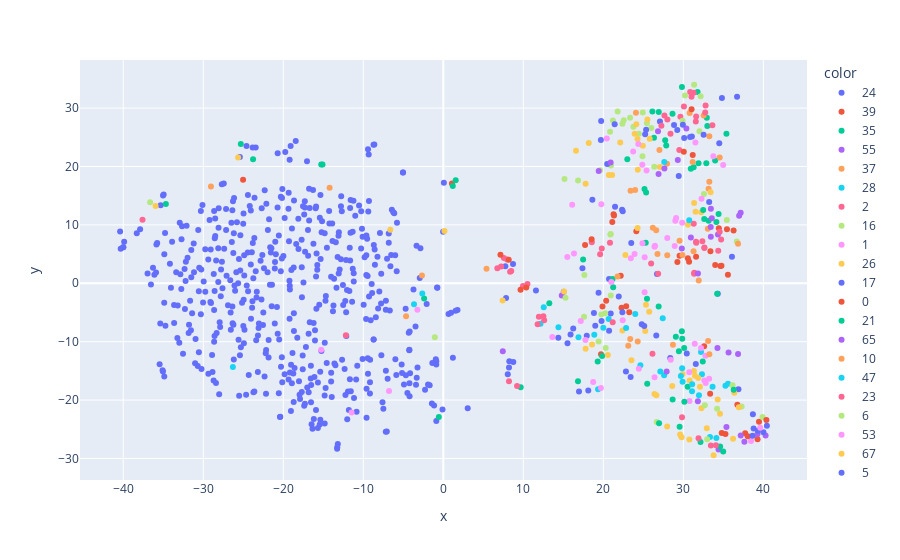

Notebook source saved alongside this figure:
### Code cell
train_pred_sne_figs[1]

### Figure 1 — Plotly figure (JSON) as saved in the notebook; plotly's stock layout.template omitted (floating-point values rounded to 4 significant figures; data arrays with more than 128 entries replaced by an {"elided": "..."} marker saying what was removed)
{"data": [{"hovertemplate": "color=24<br>x=%{x}<br>y=%{y}<extra></extra>", "legendgroup": "24", "marker": {"color": "#636efa", "symbol": "circle"}, "mode": "markers", "name": "24", "orientation": "v", "showlegend": true, "type": "scatter", "x": {"elided": "528 float values"}, "xaxis": "x", "y": {"elided": "528 float values"}, "yaxis": "y"}, {"hovertemplate": "color=39<br>x=%{x}<br>y=%{y}<extra></extra>", "legendgroup": "39", "marker": {"color": "#EF553B", "symbol": "circle"}, "mode": "markers", "name": "39", "orientation": "v", "showlegend": true, "type": "scatter", "x": [35.26, 34.8, 22.85, 33.98, 23.24, 22.28, 20.35, 1.075, 30.72, 35.57, 24.13, 34.64, 34.76, 22.17, 19.9, 30.56, -25.02, 29.25, 29.53, 36.28, 19.71, 31.59, 35.45, 34.44], "xaxis": "x", "y": [-25.8, -25.64, -3.919, 3.113, -4.957, -4.174, -2.982, 17.08, 3.702, 1.472, 8.91, 2.94, 2.996, 1.285, -3.969, 4.263, 17.74, 3.635, 4.721, 9.049, -12.16, 4.553, 9.252, 9.403], "yaxis": "y"}, {"hovertemplate": "color=35<br>x=%{x}<br>y=%{y}<extra></extra>", "legendgroup": "35", "marker": {"color": "#00cc96", "symbol": "circle"}, "mode": "markers", "name": "35", "orientation": "v", "showlegend": true, "type": "scatter", "x": [28.65, 30.93, -23.77, 32.87, 25.14, 25.49, 26.91, 9.674, 29.06, 29.86, 29.81, 25.45, 21.15, -15.26, 25.34, 35.38, 32.93, 33.0, 31.9, 31.29, -34.67, 30.1, -0.5572, -15.1, 29.44, 19.3, 31.78, 16.83, 1.185, 1.551, 26.93, 27.73, 29.83, 19.85, -25.31, -2.395, 26.13], "xaxis": "x", "y": [29.02, 19.62, 21.25, 20.57, 16.16, -17.2, -3.976, -17.81, -9.17, -9.517, -8.227, -2.636, 0.7201, 20.36, 15.53, 25.62, 28.33, 26.95, 20.53, 19.86, 13.58, -11.1, -22.91, 20.35, -11.63, -13.38, 32.77, -16.77, 16.67, 17.65, 29.33, 24.49, 33.6, -12.44, 23.86, -2.616, 29.4], "yaxis": "y"}, {"hovertemplate": "color=55<br>x=%{x}<br>y=%{y}<extra></extra>", "legendgroup": "55", "marker": {"color": "#ab63fa", "symbol": "circle"}, "mode": "markers", "name": "55", "orientation": "v", "showlegend": true, "type": "scatter", "x": [34.4, 35.65, 34.26, 29.31, 30.38, 26.9, 29.81], "xaxis": "x", "y": [-28.45, -11.84, -11.09, 21.12, 26.5, 18.72, 5.936], "yaxis": "y"}, {"hovertemplate": "color=37<br>x=%{x}<br>y=%{y}<extra></extra>", "legendgroup": "37", "marker": {"color": "#FFA15A", "symbol": "circle"}, "mode": "markers", "name": "37", "orientation": "v", "showlegend": true, "type": "scatter", "x": [33.25, 33.25, 23.97, 27.01, 30.79, 21.77, 31.16, 27.96, 32.54], "xaxis": "x", "y": [25.16, 17.4, 15.96, 22.84, 29.18, 1.147, 20.76, 20.48, 28.71], "yaxis": "y"}, {"hovertemplate": "color=28<br>x=%{x}<br>y=%{y}<extra></extra>", "legendgroup": "28", "marker": {"color": "#19d3f3", "symbol": "circle"}, "mode": "markers", "name": "28", "orientation": "v", "showlegend": true, "type": "scatter", "x": [35.26, 35.58, 19.34, 33.65, 32.32, 24.63, 27.12, 32.21, 27.6, 31.95], "xaxis": "x", "y": [-17.54, -17.22, -18.15, -17.71, -15.59, -14.03, -15.1, -11.76, -15.76, -19.16], "yaxis": "y"}, {"hovertemplate": "color=2<br>x=%{x}<br>y=%{y}<extra></extra>", "legendgroup": "2", "marker": {"color": "#FF6692", "symbol": "circle"}, "mode": "markers", "name": "2", "orientation": "v", "showlegend": true, "type": "scatter", "x": [31.56, 31.6, 30.08, 31.02, 32.73, 30.85, 31.29, 20.83, 32.78, 19.8, 7.569, 29.5, 18.56, 7.974], "xaxis": "x", "y": [27.71, 28.55, 30.28, 31.95, 29.27, 32.77, 32.61, 6.954, 30.45, 5.956, 4.341, 22.81, 7.019, 4.061], "yaxis": "y"}, {"hovertemplate": "color=16<br>x=%{x}<br>y=%{y}<extra></extra>", "legendgroup": "16", "marker": {"color": "#B6E880", "symbol": "circle"}, "mode": "markers", "name": "16", "orientation": "v", "showlegend": true, "type": "scatter", "x": [31.34, 30.21, 32.16, 21.79, 15.15, 22.39, 21.2, -36.64, 24.89, 23.34, 22.56, 32.01, 23.76, 24.93, 16.84, 20.84, 24.43, 26.0, 19.59, 20.95, 25.44], "xaxis": "x", "y": [34.0, 32.14, 32.02, 29.41, 17.86, 27.31, 27.88, 13.86, 21.77, 28.33, 27.91, 26.04, 26.78, 29.26, 17.59, 25.95, 25.59, 26.59, 19.33, 20.17, 27.39], "yaxis": "y"}, {"hovertemplate": "color=1<br>x=%{x}<br>y=%{y}<extra></extra>", "legendgroup": "1", "marker": {"color": "#FF97FF", "symbol": "circle"}, "mode": "markers", "name": "1", "orientation": "v", "showlegend": true, "type": "scatter", "x": [31.51, -15.26, 16.33], "xaxis": "x", "y": [24.09, -11.36, 5.087], "yaxis": "y"}, {"hovertemplate": "color=26<br>x=%{x}<br>y=%{y}<extra></extra>", "legendgroup": "26", "marker": {"color": "#FECB52", "symbol": "circle"}, "mode": "markers", "name": "26", "orientation": "v", "showlegend": true, "type": "scatter", "x": [31.32, 26.39, 31.45, 22.39, 26.63, 25.24, 18.59, 31.86, 32.08, 17.79, 28.61, 30.57, 30.78, 29.91, 20.57, 32.93], "xaxis": "x", "y": [-15.04, -18.97, -15.84, -8.107, -19.17, -8.158, -10.48, -16.22, -17.71, -11.21, -17.57, 10.04, -16.64, -15.56, -12.29, -24.82], "yaxis": "y"}, {"hovertemplate": "color=17<br>x=%{x}<br>y=%{y}<extra></extra>", "legendgroup": "17", "marker": {"color": "#636efa", "symbol": "circle"}, "mode": "markers", "name": "17", "orientation": "v", "showlegend": true, "type": "scatter", "x": [21.46, 21.42, 27.08, 19.69, 25.35, 25.23], "xaxis": "x", "y": [13.1, 27.22, 27.69, 24.54, 26.3, 25.53], "yaxis": "y"}, {"hovertemplate": "color=0<br>x=%{x}<br>y=%{y}<extra></extra>", "legendgroup": "0", "marker": {"color": "#EF553B", "symbol": "circle"}, "mode": "markers", "name": "0", "orientation": "v", "showlegend": true, "type": "scatter", "x": [31.03, 31.17, 18.53, 7.141, 30.06, 21.12, 8.175, 17.72, 21.33, 21.28], "xaxis": "x", "y": [29.82, 21.98, 7.55, 4.874, 22.51, 10.5, 4.038, 6.558, 11.61, 11.81], "yaxis": "y"}, {"hovertemplate": "color=21<br>x=%{x}<br>y=%{y}<extra></extra>", "legendgroup": "21", "marker": {"color": "#00cc96", "symbol": "circle"}, "mode": "markers", "name": "21", "orientation": "v", "showlegend": true, "type": "scatter", "x": [33.98, 23.0, 26.33], "xaxis": "x", "y": [21.02, 21.22, 24.91], "yaxis": "y"}, {"hovertemplate": "color=65<br>x=%{x}<br>y=%{y}<extra></extra>", "legendgroup": "65", "marker": {"color": "#ab63fa", "symbol": "circle"}, "mode": "markers", "name": "65", "orientation": "v", "showlegend": true, "type": "scatter", "x": [36.84, 37.63], "xaxis": "x", "y": [-12.11, -27.15], "yaxis": "y"}, {"hovertemplate": "color=10<br>x=%{x}<br>y=%{y}<extra></extra>", "legendgroup": "10", "marker": {"color": "#FFA15A", "symbol": "circle"}, "mode": "markers", "name": "10", "orientation": "v", "showlegend": true, "type": "scatter", "x": [23.4, 24.3, 31.92, 23.36, -4.653, -29.04, 26.77, 27.99, 23.12, 31.28, 29.89, 33.06, -2.669, 5.401], "xaxis": "x", "y": [15.83, -9.961, 0.4896, -9.557, -5.664, 16.56, 5.029, 4.794, -10.7, 5.497, 4.847, 9.333, 1.315, 2.479], "yaxis": "y"}, {"hovertemplate": "color=47<br>x=%{x}<br>y=%{y}<extra></extra>", "legendgroup": "47", "marker": {"color": "#19d3f3", "symbol": "circle"}, "mode": "markers", "name": "47", "orientation": "v", "showlegend": true, "type": "scatter", "x": [34.13, 33.33], "xaxis": "x", "y": [-26.49, -26.31], "yaxis": "y"}, {"hovertemplate": "color=23<br>x=%{x}<br>y=%{y}<extra></extra>", "legendgroup": "23", "marker": {"color": "#FF6692", "symbol": "circle"}, "mode": "markers", "name": "23", "orientation": "v", "showlegend": true, "type": "scatter", "x": [27.25, 28.0, 29.63, 33.63, 28.39, 27.64], "xaxis": "x", "y": [26.97, 28.04, 28.53, 27.06, 25.62, 28.72], "yaxis": "y"}, {"hovertemplate": "color=6<br>x=%{x}<br>y=%{y}<extra></extra>", "legendgroup": "6", "marker": {"color": "#B6E880", "symbol": "circle"}, "mode": "markers", "name": "6", "orientation": "v", "showlegend": true, "type": "scatter", "x": [29.91, 20.92, 20.88], "xaxis": "x", "y": [27.84, 8.448, 8.335], "yaxis": "y"}, {"hovertemplate": "color=53<br>x=%{x}<br>y=%{y}<extra></extra>", "legendgroup": "53", "marker": {"color": "#FF97FF", "symbol": "circle"}, "mode": "markers", "name": "53", "orientation": "v", "showlegend": true, "type": "scatter", "x": [38.46], "xaxis": "x", "y": [-27.03], "yaxis": "y"}, {"hovertemplate": "color=67<br>x=%{x}<br>y=%{y}<extra></extra>", "legendgroup": "67", "marker": {"color": "#FECB52", "symbol": "circle"}, "mode": "markers", "name": "67", "orientation": "v", "showlegend": true, "type": "scatter", "x": [36.22], "xaxis": "x", "y": [-26.62], "yaxis": "y"}, {"hovertemplate": "color=5<br>x=%{x}<br>y=%{y}<extra></extra>", "legendgroup": "5", "marker": {"color": "#636efa", "symbol": "circle"}, "mode": "markers", "name": "5", "orientation": "v", "showlegend": true, "type": "scatter", "x": [32.53, 20.48, 22.34, 22.42, 28.84, 34.49, 29.24, 29.94, 31.06, 30.84, 30.11, 29.42, 33.23, 34.3], "xaxis": "x", "y": [25.44, 20.44, 12.59, 12.34, 27.09, 23.99, 26.27, 27.15, 25.14, 25.06, 24.9, 18.35, 13.91, -1.791], "yaxis": "y"}, {"hovertemplate": "color=40<br>x=%{x}<br>y=%{y}<extra></extra>", "legendgroup": "40", "marker": {"color": "#EF553B", "symbol": "circle"}, "mode": "markers", "name": "40", "orientation": "v", "showlegend": true, "type": "scatter", "x": [37.73, 39.27, 38.04], "xaxis": "x", "y": [-25.68, -26.72, -26.22], "yaxis": "y"}, {"hovertemplate": "color=57<br>x=%{x}<br>y=%{y}<extra></extra>", "legendgroup": "57", "marker": {"color": "#00cc96", "symbol": "circle"}, "mode": "markers", "name": "57", "orientation": "v", "showlegend": true, "type": "scatter", "x": [27.86, 32.43], "xaxis": "x", "y": [23.61, -13.4], "yaxis": "y"}, {"hovertemplate": "color=63<br>x=%{x}<br>y=%{y}<extra></extra>", "legendgroup": "63", "marker": {"color": "#ab63fa", "symbol": "circle"}, "mode": "markers", "name": "63", "orientation": "v", "showlegend": true, "type": "scatter", "x": [39.25, 40.28, 37.17], "xaxis": "x", "y": [-25.85, -26.09, -26.07], "yaxis": "y"}, {"hovertemplate": "color=38<br>x=%{x}<br>y=%{y}<extra></extra>", "legendgroup": "38", "marker": {"color": "#FFA15A", "symbol": "circle"}, "mode": "markers", "name": "38", "orientation": "v", "showlegend": true, "type": "scatter", "x": [24.08, 33.15, 34.54], "xaxis": "x", "y": [29.2, 16.17, 21.53], "yaxis": "y"}, {"hovertemplate": "color=51<br>x=%{x}<br>y=%{y}<extra></extra>", "legendgroup": "51", "marker": {"color": "#19d3f3", "symbol": "circle"}, "mode": "markers", "name": "51", "orientation": "v", "showlegend": true, "type": "scatter", "x": [27.61], "xaxis": "x", "y": [20.76], "yaxis": "y"}, {"hovertemplate": "color=45<br>x=%{x}<br>y=%{y}<extra></extra>", "legendgroup": "45", "marker": {"color": "#FF6692", "symbol": "circle"}, "mode": "markers", "name": "45", "orientation": "v", "showlegend": true, "type": "scatter", "x": [29.83], "xaxis": "x", "y": [-22.96], "yaxis": "y"}, {"hovertemplate": "color=46<br>x=%{x}<br>y=%{y}<extra></extra>", "legendgroup": "46", "marker": {"color": "#B6E880", "symbol": "circle"}, "mode": "markers", "name": "46", "orientation": "v", "showlegend": true, "type": "scatter", "x": [26.67, 32.98], "xaxis": "x", "y": [-23.75, -26.73], "yaxis": "y"}, {"hovertemplate": "color=27<br>x=%{x}<br>y=%{y}<extra></extra>", "legendgroup": "27", "marker": {"color": "#FF97FF", "symbol": "circle"}, "mode": "markers", "name": "27", "orientation": "v", "showlegend": true, "type": "scatter", "x": [22.42, 33.22, 26.41, 32.63], "xaxis": "x", "y": [-6.337, -16.35, -16.09, -16.64], "yaxis": "y"}, {"hovertemplate": "color=20<br>x=%{x}<br>y=%{y}<extra></extra>", "legendgroup": "20", "marker": {"color": "#FECB52", "symbol": "circle"}, "mode": "markers", "name": "20", "orientation": "v", "showlegend": true, "type": "scatter", "x": [25.51, 24.12, 20.69, 24.93, 22.11, 24.28, -35.96, 23.92, 25.79, 18.18, 24.28, 23.51, 24.3, 27.08, 16.59, 31.53, 7.411, 21.1, -25.64, -6.628, 17.78, 25.73, 32.23, 22.76, 31.35], "xaxis": "x", "y": [28.06, 27.24, 18.53, 23.56, 24.13, 24.72, 13.24, 25.6, 24.75, 24.04, 9.444, -13.19, 19.44, 19.89, 22.68, 12.25, -2.971, 18.54, 21.55, 9.173, 17.05, -4.858, 12.18, 4.824, 13.73], "yaxis": "y"}, {"hovertemplate": "color=34<br>x=%{x}<br>y=%{y}<extra></extra>", "legendgroup": "34", "marker": {"color": "#636efa", "symbol": "circle"}, "mode": "markers", "name": "34", "orientation": "v", "showlegend": true, "type": "scatter", "x": [38.78, 39.32, 38.64, 36.89, 31.56, 40.01], "xaxis": "x", "y": [-24.87, -25.25, -26.11, -18.15, -13.83, -25.51], "yaxis": "y"}, {"hovertemplate": "color=32<br>x=%{x}<br>y=%{y}<extra></extra>", "legendgroup": "32", "marker": {"color": "#EF553B", "symbol": "circle"}, "mode": "markers", "name": "32", "orientation": "v", "showlegend": true, "type": "scatter", "x": [32.6], "xaxis": "x", "y": [-10.78], "yaxis": "y"}, {"hovertemplate": "color=42<br>x=%{x}<br>y=%{y}<extra></extra>", "legendgroup": "42", "marker": {"color": "#00cc96", "symbol": "circle"}, "mode": "markers", "name": "42", "orientation": "v", "showlegend": true, "type": "scatter", "x": [34.59, 34.98, 32.15, 29.53, 26.97], "xaxis": "x", "y": [-27.96, -28.82, -27.19, -24.58, -23.96], "yaxis": "y"}, {"hovertemplate": "color=18<br>x=%{x}<br>y=%{y}<extra></extra>", "legendgroup": "18", "marker": {"color": "#ab63fa", "symbol": "circle"}, "mode": "markers", "name": "18", "orientation": "v", "showlegend": true, "type": "scatter", "x": [19.42, 20.91, 26.83, 27.63], "xaxis": "x", "y": [19.23, 20.67, 26.02, 19.66], "yaxis": "y"}, {"hovertemplate": "color=25<br>x=%{x}<br>y=%{y}<extra></extra>", "legendgroup": "25", "marker": {"color": "#FFA15A", "symbol": "circle"}, "mode": "markers", "name": "25", "orientation": "v", "showlegend": true, "type": "scatter", "x": [28.7], "xaxis": "x", "y": [-10.51], "yaxis": "y"}, {"hovertemplate": "color=9<br>x=%{x}<br>y=%{y}<extra></extra>", "legendgroup": "9", "marker": {"color": "#19d3f3", "symbol": "circle"}, "mode": "markers", "name": "9", "orientation": "v", "showlegend": true, "type": "scatter", "x": [18.87, -2.626, -26.3, 20.66, 23.99, 12.55, -3.661], "xaxis": "x", "y": [-8.803, -1.763, -14.34, -6.108, -5.269, -4.107, -3.596], "yaxis": "y"}, {"hovertemplate": "color=43<br>x=%{x}<br>y=%{y}<extra></extra>", "legendgroup": "43", "marker": {"color": "#FF6692", "symbol": "circle"}, "mode": "markers", "name": "43", "orientation": "v", "showlegend": true, "type": "scatter", "x": [33.44, 31.9, 34.07], "xaxis": "x", "y": [-27.78, -26.54, -27.75], "yaxis": "y"}, {"hovertemplate": "color=59<br>x=%{x}<br>y=%{y}<extra></extra>", "legendgroup": "59", "marker": {"color": "#B6E880", "symbol": "circle"}, "mode": "markers", "name": "59", "orientation": "v", "showlegend": true, "type": "scatter", "x": [26.36, 32.58, 36.68, 35.43], "xaxis": "x", "y": [19.96, 15.29, 7.144, 10.85], "yaxis": "y"}, {"hovertemplate": "color=255<br>x=%{x}<br>y=%{y}<extra></extra>", "legendgroup": "255", "marker": {"color": "#FF97FF", "symbol": "circle"}, "mode": "markers", "name": "255", "orientation": "v", "showlegend": true, "type": "scatter", "x": [30.77, 39.61, 13.63], "xaxis": "x", "y": [-20.14, -24.74, -9.191], "yaxis": "y"}, {"hovertemplate": "color=4<br>x=%{x}<br>y=%{y}<extra></extra>", "legendgroup": "4", "marker": {"color": "#FECB52", "symbol": "circle"}, "mode": "markers", "name": "4", "orientation": "v", "showlegend": true, "type": "scatter", "x": [29.77, 30.76, 34.29, 29.59, 33.79, 32.26, 27.98, 34.58], "xaxis": "x", "y": [-26.37, -26.75, -19.89, -25.9, -29.45, -21.41, -24.54, -22.33], "yaxis": "y"}, {"hovertemplate": "color=3<br>x=%{x}<br>y=%{y}<extra></extra>", "legendgroup": "3", "marker": {"color": "#636efa", "symbol": "circle"}, "mode": "markers", "name": "3", "orientation": "v", "showlegend": true, "type": "scatter", "x": [40.44, 38.69], "xaxis": "x", "y": [-24.41, -22.45], "yaxis": "y"}, {"hovertemplate": "color=29<br>x=%{x}<br>y=%{y}<extra></extra>", "legendgroup": "29", "marker": {"color": "#EF553B", "symbol": "circle"}, "mode": "markers", "name": "29", "orientation": "v", "showlegend": true, "type": "scatter", "x": [39.45, 33.35], "xaxis": "x", "y": [-23.73, -18.92], "yaxis": "y"}, {"hovertemplate": "color=52<br>x=%{x}<br>y=%{y}<extra></extra>", "legendgroup": "52", "marker": {"color": "#00cc96", "symbol": "circle"}, "mode": "markers", "name": "52", "orientation": "v", "showlegend": true, "type": "scatter", "x": [13.25, 17.47, 28.66, 21.23], "xaxis": "x", "y": [-3.411, 4.055, -19.89, -0.6968], "yaxis": "y"}, {"hovertemplate": "color=30<br>x=%{x}<br>y=%{y}<extra></extra>", "legendgroup": "30", "marker": {"color": "#ab63fa", "symbol": "circle"}, "mode": "markers", "name": "30", "orientation": "v", "showlegend": true, "type": "scatter", "x": [31.82], "xaxis": "x", "y": [-20.2], "yaxis": "y"}, {"hovertemplate": "color=60<br>x=%{x}<br>y=%{y}<extra></extra>", "legendgroup": "60", "marker": {"color": "#FFA15A", "symbol": "circle"}, "mode": "markers", "name": "60", "orientation": "v", "showlegend": true, "type": "scatter", "x": [36.83, 29.53, -14.21], "xaxis": "x", "y": [6.752, 7.293, 16.37], "yaxis": "y"}, {"hovertemplate": "color=19<br>x=%{x}<br>y=%{y}<extra></extra>", "legendgroup": "19", "marker": {"color": "#19d3f3", "symbol": "circle"}, "mode": "markers", "name": "19", "orientation": "v", "showlegend": true, "type": "scatter", "x": [27.42, 20.0, 22.85, 29.85, 16.89], "xaxis": "x", "y": [-5.974, -7.636, -7.657, -14.57, -9.233], "yaxis": "y"}, {"hovertemplate": "color=11<br>x=%{x}<br>y=%{y}<extra></extra>", "legendgroup": "11", "marker": {"color": "#FF6692", "symbol": "circle"}, "mode": "markers", "name": "11", "orientation": "v", "showlegend": true, "type": "scatter", "x": [26.14, 9.218, -37.59, 21.17, 6.753, 8.209, 19.6, 9.956], "xaxis": "x", "y": [-12.06, -17.58, 10.87, -6.659, 2.555, -16.78, 4.989, -0.4638], "yaxis": "y"}, {"hovertemplate": "color=31<br>x=%{x}<br>y=%{y}<extra></extra>", "legendgroup": "31", "marker": {"color": "#B6E880", "symbol": "circle"}, "mode": "markers", "name": "31", "orientation": "v", "showlegend": true, "type": "scatter", "x": [39.9, 34.22, 32.68], "xaxis": "x", "y": [-22.92, -21.48, -20.88], "yaxis": "y"}, {"hovertemplate": "color=22<br>x=%{x}<br>y=%{y}<extra></extra>", "legendgroup": "22", "marker": {"color": "#FF97FF", "symbol": "circle"}, "mode": "markers", "name": "22", "orientation": "v", "showlegend": true, "type": "scatter", "x": [24.43, -6.782, 32.77, 31.42, 28.92, 25.16], "xaxis": "x", "y": [-14.62, -18.45, -12.43, -10.34, 6.383, -1.523], "yaxis": "y"}, {"hovertemplate": "color=62<br>x=%{x}<br>y=%{y}<extra></extra>", "legendgroup": "62", "marker": {"color": "#FECB52", "symbol": "circle"}, "mode": "markers", "name": "62", "orientation": "v", "showlegend": true, "type": "scatter", "x": [0.1499, 33.41, 25.32], "xaxis": "x", "y": [8.938, 15.6, -3.681], "yaxis": "y"}, {"hovertemplate": "color=66<br>x=%{x}<br>y=%{y}<extra></extra>", "legendgroup": "66", "marker": {"color": "#636efa", "symbol": "circle"}, "mode": "markers", "name": "66", "orientation": "v", "showlegend": true, "type": "scatter", "x": [28.37], "xaxis": "x", "y": [-12.79], "yaxis": "y"}, {"hovertemplate": "color=58<br>x=%{x}<br>y=%{y}<extra></extra>", "legendgroup": "58", "marker": {"color": "#EF553B", "symbol": "circle"}, "mode": "markers", "name": "58", "orientation": "v", "showlegend": true, "type": "scatter", "x": [40.38, 36.75], "xaxis": "x", "y": [-23.43, -20.81], "yaxis": "y"}, {"hovertemplate": "color=49<br>x=%{x}<br>y=%{y}<extra></extra>", "legendgroup": "49", "marker": {"color": "#00cc96", "symbol": "circle"}, "mode": "markers", "name": "49", "orientation": "v", "showlegend": true, "type": "scatter", "x": [30.13, 30.54, 25.3], "xaxis": "x", "y": [-20.29, -17.74, 6.923], "yaxis": "y"}, {"hovertemplate": "color=56<br>x=%{x}<br>y=%{y}<extra></extra>", "legendgroup": "56", "marker": {"color": "#ab63fa", "symbol": "circle"}, "mode": "markers", "name": "56", "orientation": "v", "showlegend": true, "type": "scatter", "x": [37.16, 36.97, 14.81, 15.05, 34.33], "xaxis": "x", "y": [12.1, 11.58, -2.083, -1.443, 8.33], "yaxis": "y"}, {"hovertemplate": "color=50<br>x=%{x}<br>y=%{y}<extra></extra>", "legendgroup": "50", "marker": {"color": "#FFA15A", "symbol": "circle"}, "mode": "markers", "name": "50", "orientation": "v", "showlegend": true, "type": "scatter", "x": [33.25, 26.19, 26.61], "xaxis": "x", "y": [-12.16, 9.513, 9.067], "yaxis": "y"}, {"hovertemplate": "color=64<br>x=%{x}<br>y=%{y}<extra></extra>", "legendgroup": "64", "marker": {"color": "#19d3f3", "symbol": "circle"}, "mode": "markers", "name": "64", "orientation": "v", "showlegend": true, "type": "scatter", "x": [31.1, 29.91], "xaxis": "x", "y": [-17.28, -16.85], "yaxis": "y"}, {"hovertemplate": "color=8<br>x=%{x}<br>y=%{y}<extra></extra>", "legendgroup": "8", "marker": {"color": "#FF6692", "symbol": "circle"}, "mode": "markers", "name": "8", "orientation": "v", "showlegend": true, "type": "scatter", "x": [34.54, 34.36, 7.226, 8.349, 34.72, 31.3, 31.59, 32.38, 31.37, 31.34, 32.63, 10.52, 32.63, 25.97, 8.49, 31.61], "xaxis": "x", "y": [8.827, 5.58, 2.857, 1.961, 7.506, 10.18, 7.092, 7.202, 1.81, 1.612, 6.139, -0.1383, 6.047, 3.369, 2.088, 6.933], "yaxis": "y"}, {"hovertemplate": "color=48<br>x=%{x}<br>y=%{y}<extra></extra>", "legendgroup": "48", "marker": {"color": "#B6E880", "symbol": "circle"}, "mode": "markers", "name": "48", "orientation": "v", "showlegend": true, "type": "scatter", "x": [37.28, 15.28, 36.14], "xaxis": "x", "y": [-21.08, -2.46, -17.45], "yaxis": "y"}, {"hovertemplate": "color=33<br>x=%{x}<br>y=%{y}<extra></extra>", "legendgroup": "33", "marker": {"color": "#FF97FF", "symbol": "circle"}, "mode": "markers", "name": "33", "orientation": "v", "showlegend": true, "type": "scatter", "x": [20.43, 23.73, 34.98, 24.37, 25.4, 24.87, 24.89, 33.75, 26.46, 23.44, 26.39, -11.46, 23.91, 15.5, -3.243, 32.27, 25.17, 19.75, 16.11, 32.21, 27.99, 28.42, 21.0, 32.8, 29.0, 29.1], "xaxis": "x", "y": [24.77, 22.59, 20.25, 23.85, 19.32, 20.31, 6.846, 21.76, 6.411, 4.278, 6.25, -22.11, 5.025, 4.488, -4.534, 14.49, 4.468, 13.51, 13.46, -11.09, 7.773, -13.09, 0.2326, -17.09, 10.71, 11.2], "yaxis": "y"}, {"hovertemplate": "color=41<br>x=%{x}<br>y=%{y}<extra></extra>", "legendgroup": "41", "marker": {"color": "#FECB52", "symbol": "circle"}, "mode": "markers", "name": "41", "orientation": "v", "showlegend": true, "type": "scatter", "x": [36.93, 15.1, 36.37], "xaxis": "x", "y": [-21.23, -1.416, -18.75], "yaxis": "y"}, {"hovertemplate": "color=15<br>x=%{x}<br>y=%{y}<extra></extra>", "legendgroup": "15", "marker": {"color": "#636efa", "symbol": "circle"}, "mode": "markers", "name": "15", "orientation": "v", "showlegend": true, "type": "scatter", "x": [30.43, 24.8, 25.11, 19.4, 22.38, 23.49], "xaxis": "x", "y": [-12.02, -7.003, -7.307, -1.64, -4.977, 6.889], "yaxis": "y"}, {"hovertemplate": "color=7<br>x=%{x}<br>y=%{y}<extra></extra>", "legendgroup": "7", "marker": {"color": "#EF553B", "symbol": "circle"}, "mode": "markers", "name": "7", "orientation": "v", "showlegend": true, "type": "scatter", "x": [33.39, 9.653, 10.37], "xaxis": "x", "y": [5.502, -1.105, -0.7328], "yaxis": "y"}, {"hovertemplate": "color=54<br>x=%{x}<br>y=%{y}<extra></extra>", "legendgroup": "54", "marker": {"color": "#00cc96", "symbol": "circle"}, "mode": "markers", "name": "54", "orientation": "v", "showlegend": true, "type": "scatter", "x": [36.29, 34.23, 32.61, 32.48, 33.16, 34.13, 34.4], "xaxis": "x", "y": [-18.23, -1.776, 11.02, 12.56, 10.71, 10.51, 11.85], "yaxis": "y"}, {"hovertemplate": "color=61<br>x=%{x}<br>y=%{y}<extra></extra>", "legendgroup": "61", "marker": {"color": "#ab63fa", "symbol": "circle"}, "mode": "markers", "name": "61", "orientation": "v", "showlegend": true, "type": "scatter", "x": [27.92, 35.39, 31.83, 7.436, 33.43, 33.42, 33.55, 33.44, 30.94], "xaxis": "x", "y": [-15.12, -24.6, 1.685, -11.65, 7.957, 9.627, 11.13, 12.77, 7.83], "yaxis": "y"}, {"hovertemplate": "color=44<br>x=%{x}<br>y=%{y}<extra></extra>", "legendgroup": "44", "marker": {"color": "#FFA15A", "symbol": "circle"}, "mode": "markers", "name": "44", "orientation": "v", "showlegend": true, "type": "scatter", "x": [33.1], "xaxis": "x", "y": [-9.882], "yaxis": "y"}, {"hovertemplate": "color=14<br>x=%{x}<br>y=%{y}<extra></extra>", "legendgroup": "14", "marker": {"color": "#19d3f3", "symbol": "circle"}, "mode": "markers", "name": "14", "orientation": "v", "showlegend": true, "type": "scatter", "x": [29.69, 14.39, 12.15, 31.08, 30.73], "xaxis": "x", "y": [-15.87, -7.537, -6.935, -18.5, 10.81], "yaxis": "y"}, {"hovertemplate": "color=13<br>x=%{x}<br>y=%{y}<extra></extra>", "legendgroup": "13", "marker": {"color": "#FF6692", "symbol": "circle"}, "mode": "markers", "name": "13", "orientation": "v", "showlegend": true, "type": "scatter", "x": [12.61, 26.85, 11.79, 11.94, -12.17, 12.51], "xaxis": "x", "y": [-6.329, 1.615, -7.007, -5.736, -8.886, -5.66], "yaxis": "y"}, {"hovertemplate": "color=12<br>x=%{x}<br>y=%{y}<extra></extra>", "legendgroup": "12", "marker": {"color": "#B6E880", "symbol": "circle"}, "mode": "markers", "name": "12", "orientation": "v", "showlegend": true, "type": "scatter", "x": [19.75, 19.41, 20.93, -1.059, 20.23, 20.3, 17.63, 17.59], "xaxis": "x", "y": [-5.36, -9.988, -2.113, -9.254, -5.148, -11.09, 1.407, -5.734], "yaxis": "y"}, {"hovertemplate": "color=36<br>x=%{x}<br>y=%{y}<extra></extra>", "legendgroup": "36", "marker": {"color": "#FF97FF", "symbol": "circle"}, "mode": "markers", "name": "36", "orientation": "v", "showlegend": true, "type": "scatter", "x": [30.73, 17.77, 17.18, 19.69, 18.73, 29.86], "xaxis": "x", "y": [-15.22, -9.719, -6.442, -17.94, -16.89, 10.37], "yaxis": "y"}], "layout": {"legend": {"title": {"text": "color"}, "tracegroupgap": 0}, "margin": {"t": 60}, "xaxis": {"anchor": "y", "domain": [0, 1], "title": {"text": "x"}}, "yaxis": {"anchor": "x", "domain": [0, 1], "title": {"text": "y"}}}}
